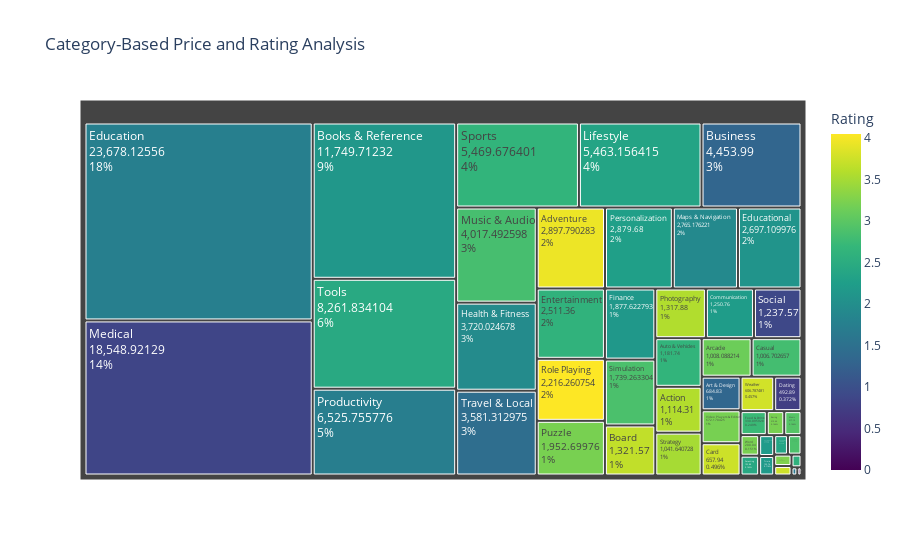

Notebook code cell kept with this figure:
### Markdown cell above
### Step 2: Create Treemap Visualization

### Code cell
# Initial Treemap

# Create treemap for category-based analysis
fig = px.treemap(
    df,
    path=['Category'],  # Group by category
    values='Price',     # Size of blocks determined by price
    color='Rating',     # Color based on ratings
    title="Category-Based Price and Rating Analysis",
    color_continuous_scale='viridis'
)
fig.update_traces(textinfo='label+value+percent entry')
fig.show()

### Figure 1 — Plotly figure (JSON) as saved in the notebook; plotly's stock layout.template omitted (floating-point values rounded to 4 significant figures)
{"data": [{"branchvalues": "total", "customdata": [[3.581], [3.946], [3.133], [1.341], [2.645], [1.608], [3.673], [2.138], [1.321], [3.744], [3.255], [2.819], [3.754], [2.218], [0.7455], [1.739], [2.091], [2.618], [0], [2.155], [2.738], [1.942], [2.203], [2.576], [2.353], [1.916], [0.8469], [2.958], [2.839], [2.887], [2.426], [2.275], [3.573], [1.728], [3.214], [3.214], [4.048], [2.375], [2.87], [0.886], [2.644], [3.505], [2.448], [1.449], [2.179], [3.204], [3.776], [3.217]], "domain": {"x": [0, 1], "y": [0, 1]}, "hovertemplate": "labels=%{label}<br>Price=%{value}<br>parent=%{parent}<br>id=%{id}<br>Rating=%{color}<extra></extra>", "ids": ["Action", "Adventure", "Arcade", "Art & Design", "Auto & Vehicles", "Beauty", "Board", "Books & Reference", "Business", "Card", "Casino", "Casual", "Comics", "Communication", "Dating", "Education", "Educational", "Entertainment", "Events", "Finance", "Food & Drink", "Health & Fitness", "House & Home", "Libraries & Demo", "Lifestyle", "Maps & Navigation", "Medical", "Music", "Music & Audio", "News & Magazines", "Parenting", "Personalization", "Photography", "Productivity", "Puzzle", "Racing", "Role Playing", "Shopping", "Simulation", "Social", "Sports", "Strategy", "Tools", "Travel & Local", "Trivia", "Video Players & Editors", "Weather", "Word"], "labels": ["Action", "Adventure", "Arcade", "Art & Design", "Auto & Vehicles", "Beauty", "Board", "Books & Reference", "Business", "Card", "Casino", "Casual", "Comics", "Communication", "Dating", "Education", "Educational", "Entertainment", "Events", "Finance", "Food & Drink", "Health & Fitness", "House & Home", "Libraries & Demo", "Lifestyle", "Maps & Navigation", "Medical", "Music", "Music & Audio", "News & Magazines", "Parenting", "Personalization", "Photography", "Productivity", "Puzzle", "Racing", "Role Playing", "Shopping", "Simulation", "Social", "Sports", "Strategy", "Tools", "Travel & Local", "Trivia", "Video Players & Editors", "Weather", "Word"], "marker": {"coloraxis": "coloraxis", "colors": [3.581, 3.946, 3.133, 1.341, 2.645, 1.608, 3.673, 2.138, 1.321, 3.744, 3.255, 2.819, 3.754, 2.218, 0.7455, 1.739, 2.091, 2.618, 0, 2.155, 2.738, 1.942, 2.203, 2.576, 2.353, 1.916, 0.8469, 2.958, 2.839, 2.887, 2.426, 2.275, 3.573, 1.728, 3.214, 3.214, 4.048, 2.375, 2.87, 0.886, 2.644, 3.505, 2.448, 1.449, 2.179, 3.204, 3.776, 3.217]}, "name": "", "parents": ["", "", "", "", "", "", "", "", "", "", "", "", "", "", "", "", "", "", "", "", "", "", "", "", "", "", "", "", "", "", "", "", "", "", "", "", "", "", "", "", "", "", "", "", "", "", "", ""], "textinfo": "label+value+percent entry", "type": "treemap", "values": [1114.0, 2898.0, 1008.0, 684.8, 1182.0, 24.93, 1322.0, 11750.0, 4454.0, 657.9, 103.7, 1007.0, 85.9, 1251.0, 492.9, 23680.0, 2697.0, 2511.0, 17.97, 1878.0, 330.1, 3720.0, 164.6, 66.39, 5463.0, 2765.0, 18550.0, 217.1, 4017.0, 138.2, 192.9, 2880.0, 1318.0, 6526.0, 1953.0, 219.6, 2216.0, 140.5, 1739.0, 1238.0, 5470.0, 1042.0, 8262.0, 3581.0, 153.7, 672.2, 606.8, 200.0]}], "layout": {"coloraxis": {"colorbar": {"title": {"text": "Rating"}}, "colorscale": [[0, "#440154"], [0.1111, "#482878"], [0.2222, "#3e4989"], [0.3333, "#31688e"], [0.4444, "#26828e"], [0.5556, "#1f9e89"], [0.6667, "#35b779"], [0.7778, "#6ece58"], [0.8889, "#b5de2b"], [1, "#fde725"]]}, "legend": {"tracegroupgap": 0}, "title": {"text": "Category-Based Price and Rating Analysis"}}}
